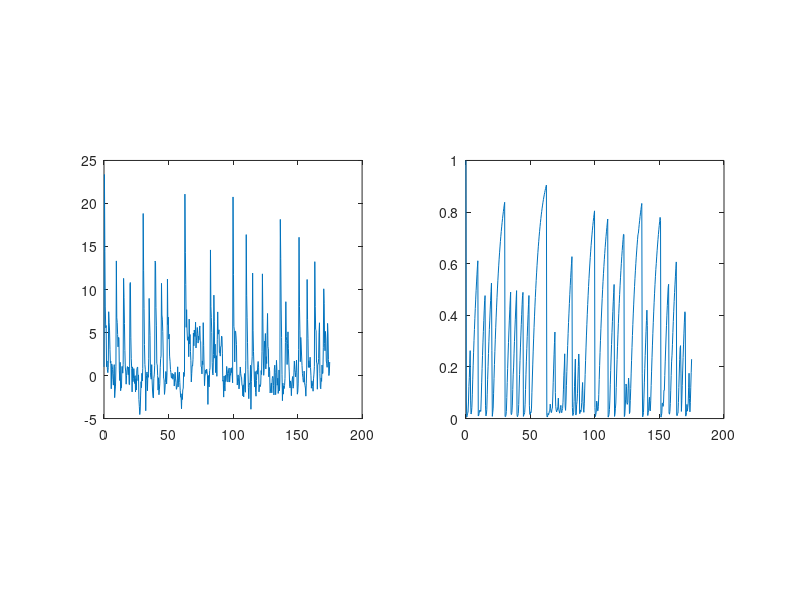
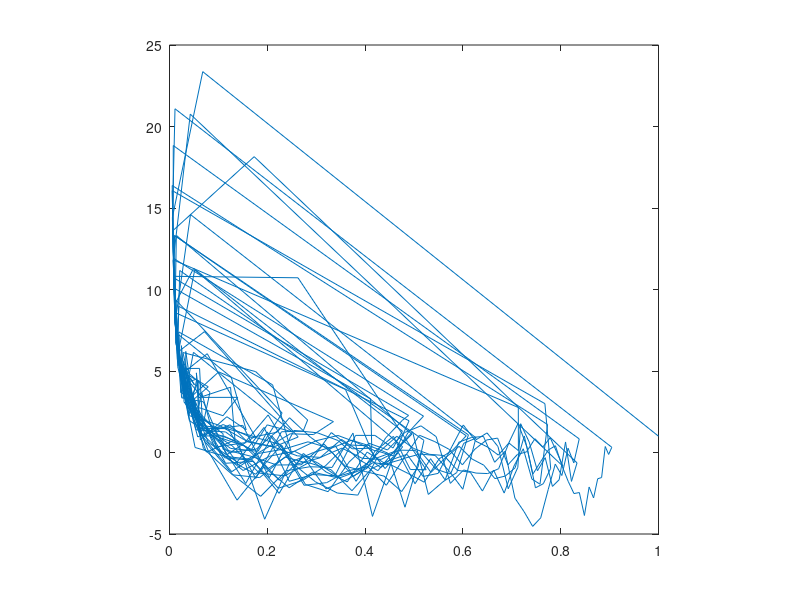

Write the MATLAB code that produced these figures, in order.
tau = 0.5; %s
tr = 5; %s
U = 0.5;
sigma = 2.2; %mV
wt = 12.6; %mV/Hz
T = 2; %mV
alpha = 5; %Hz/mV


dt = 0.0001;
DT = 0.33;
trat = DT / dt;

N = 1750000;

Is = 1;
mus = 1;
cpt = 1;

cur_I = Is(end);
cur_mu = mus(end);
for n=2:N
    R = 0;
    if cur_I > T
        R = alpha * (cur_I - T);
    end

    cur_I = cur_I + (-cur_I(end) + cur_mu * U * wt * R) * dt/tau + sqrt(dt/tau) * sigma * randn;
    cur_mu = cur_mu + ((1 - cur_mu) / tr - U * cur_mu * R) * dt;
    
    if mod(cpt, trat) == 0
        Is = [Is; cur_I];
        mus = [mus; cur_mu];
        cpt = 1;
    else
        cpt = cpt + 1;
    end
end

figure
subplot(1,2,1)
plot((0:(length(Is)-1)) * DT, Is)
axis square
subplot(1,2,2)
plot((0:(length(Is)-1)) * DT, mus)
axis square

figure
plot(mus, Is)
axis square